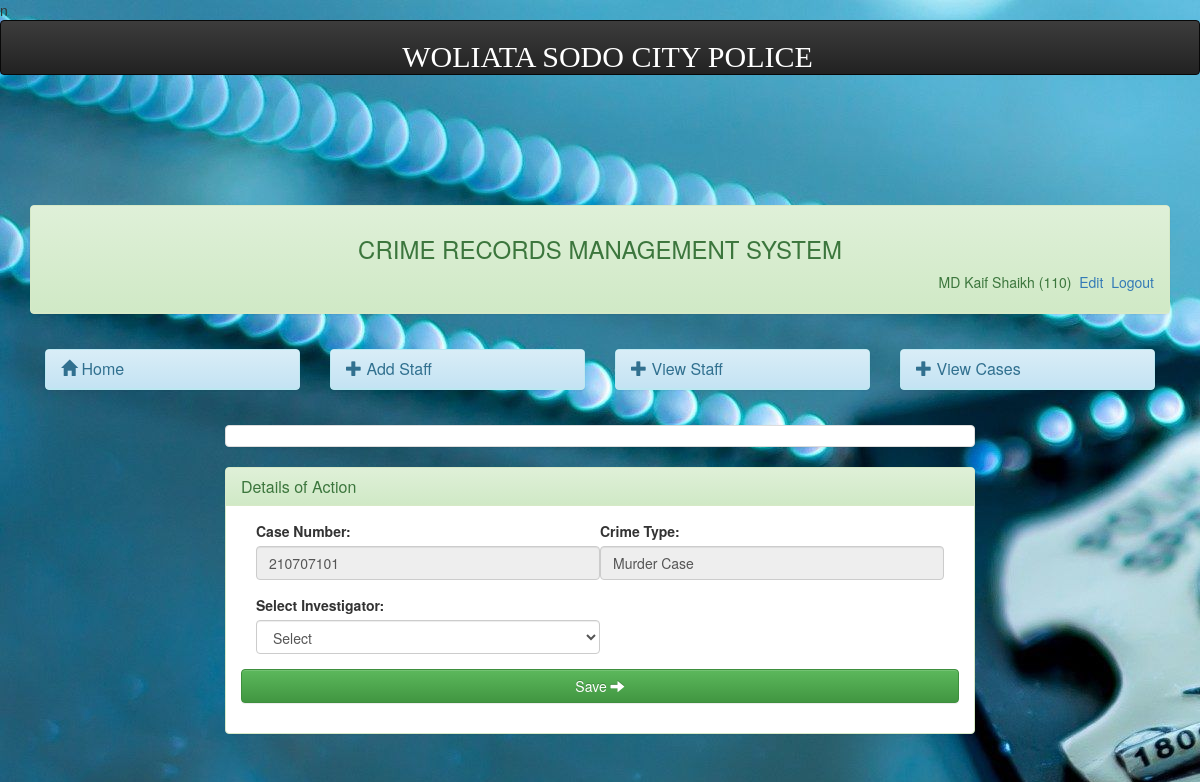
The app's page /admin/assigncase.php?caseid=210707101 (signed in) with its own data.
### tables this page shows
CREATE TABLE `userlogin` (
  `id` int(11) NOT NULL,
  `staffid` varchar(20) NOT NULL,
  `status` varchar(50) NOT NULL,
  `password` varchar(50) NOT NULL,
  `surname` varchar(50) NOT NULL,
  `othernames` varchar(50) NOT NULL
);

CREATE TABLE `case_table` (
  `case_id` varchar(20) NOT NULL,
  `statement` varchar(200) NOT NULL,
  `caseid` int(11) NOT NULL,
  `date_added` datetime DEFAULT NULL,
  `staffid` varchar(30) NOT NULL,
  `case_type` varchar(50) NOT NULL,
  `status` varchar(50) NOT NULL,
  `cid` varchar(20) NOT NULL DEFAULT 'Not Yet',
  `complete_date` date NOT NULL,
  `diary_of_action` varchar(200) NOT NULL
);

### admin/session.php (called while the page is built, shortened)
<?php
$session_id=$_SESSION['staffid'];
?>

### admin/assigncase.php (the view, shortened to what this page needs)
n<?php
include('header.php');
include('dbconnect.php');
 ?>
<div class="container-fluid">
      <?php include('menubar.php')?>
	<?php
	$caseid=$_GET['caseid'];
	$casetype='';
	$query=mysqli_query($dbcon,"select * from case_table where case_id='$caseid'");
		while($row = mysqli_fetch_array($query)){
						    	$casetype=$row['case_type'];
}
	?>
<div class="container-fluid">
	<div class="col-md-2"></div>
	<div class="col-md-8">
		<ul class="list-group" id="myinfo" >
			<li class="list-group-item" id="mylist"></li>
		</ul>
			<div class="panel panel-success">
					  	<div class="panel-heading">
					  		<h3 class="panel-title">Details of Action</h3>
					  	</div>
			<div class="panel-body">
			 <div class="container-fluid">
					<form class="form-horizontal" action="saveassigncase.php" method="post" role="form">
					  	<div class="form-row">
					  	<div class="col-md-6">
					  		<div class="form-group">
					    		<label for="">Case Number:</label>
					    		  <input type="text" readonly="" class="form-control" name="caseid" value="<?php echo $caseid?>">
					  		</div>
					  	</div>
					  	<div class="col-md-6">
					  		<div class="form-group">
					    		<label for="">Crime Type:</label>
					    		  <input type="text" class="form-control" readonly="" name="crime" value="<?php echo $casetype?>">
					  		</div>
					  	</div>
					  	 </div>
					  	<div class="form-row">
					  	<div class="col-md-6">
					  	<div class="form-group">
									    <label for="">Select Investigator:</label>
									    <select class="form-control" name="investigator" id ="crime">
									    <option selected="selected" value="">Select</option>
										?> </select>
							 </div>
						</div>
					  	 </div>
					  <div class="form-group">
					  <button  type="submit" name="saveassign" class="btn btn-success form-control">Save
					  <span class="glyphicon glyphicon-arrow-right" aria-hidden="true"></span>
					  </button>
					</div>
					</form>
				</div>
			</div>
		</div>
	</div>
	<div class="col-md-2"></div>
</div>
</body>
</html>

### admin/menubar.php
<div class="col-md-12">
	<div class="panel panel-success">
		<div class="panel-heading" style="padding-bottom: 40px;">
			<center><h3>CRIME RECORDS MANAGEMENT SYSTEM</h3></center>
					<?php
					include('session.php');
					include('dbconnect.php');
					$query= mysqli_query($dbcon,"select * from userlogin where staffid = '$session_id'")or die(mysqli_error());
					$row = mysqli_fetch_array($query);
					?>
                           <span class="pull-right">
                              <?php echo $row['surname']." ". $row['othernames']." (" .$row['staffid'].")";  ?>
                                 <a href="profile.php"><i class="icon-signout icon-large"></i>&nbsp;Edit</a>
                                  <a href="logout.php"><i class="icon-signout icon-large"></i>&nbsp;Logout</a>
                                 </span>
                   </div>
		</div>
		<div class="panel-body">
			<div class="row">
				<div class="col-md-3">
					<div class="panel panel-info">
						<div class="panel-heading">
							<h3 class="panel-title"> <a href="index.php">
								<span class="glyphicon glyphicon-home" aria-hidden="true"></span> Home</a>
						</div>
					</div>
				</div>
				<div class="col-md-3">
					<div class="panel panel-info">
						<div class="panel-heading">
							<h3 class="panel-title"> <a href="addstaff.php">
								<span class="glyphicon glyphicon-plus" aria-hidden="true"></span>
							Add Staff</a>
							</h3>
						</div>
					</div>
				</div>
				<div class="col-md-3">
					<div class="panel panel-info">
						<div class="panel-heading">
							<h3 class="panel-title"> <a href="user.php">
								<span class="glyphicon glyphicon-plus" aria-hidden="true"></span>
							View Staff</a>
							</h3>
						</div>
					</div>
				</div>
				<div class="col-md-3">
					<div class="panel panel-info">
						<div class="panel-heading">
							<h3 class="panel-title"> <a href="caseview.php">
								<span class="glyphicon glyphicon-plus" aria-hidden="true"></span>
							View Cases</a>
							</h3>
						</div>
					</div>
				</div>
			</div>
		</div>
	</div>
</div>

### assets/css/simple-sidebar.css (style rules this page uses)
body { overflow-x: hidden; }

### records on screen
userlogin: surname "MD Kaif", othernames "Shaikh", staffid "110"
case_table: crime "Murder Case"
